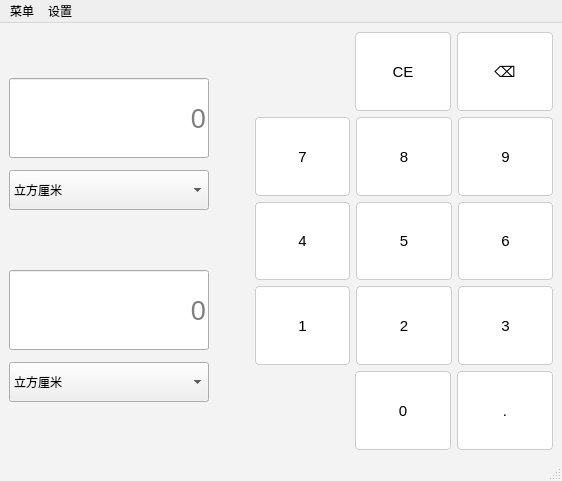
<?xml version="1.0" encoding="UTF-8"?>
<ui version="4.0">
 <class>Capacity</class>
 <widget class="QMainWindow" name="Capacity">
  <property name="geometry">
   <rect>
    <x>0</x>
    <y>0</y>
    <width>562</width>
    <height>481</height>
   </rect>
  </property>
  <property name="sizePolicy">
   <sizepolicy hsizetype="Minimum" vsizetype="Minimum">
    <horstretch>0</horstretch>
    <verstretch>0</verstretch>
   </sizepolicy>
  </property>
  <property name="minimumSize">
   <size>
    <width>562</width>
    <height>481</height>
   </size>
  </property>
  <property name="maximumSize">
   <size>
    <width>562</width>
    <height>481</height>
   </size>
  </property>
  <property name="windowTitle">
   <string>计算器</string>
  </property>
  <property name="styleSheet">
   <string notr="true"> QMainWindow {
 background-color: #F3F3F3;
 color: black; }
 QPushButton {
 background-color: #FFFFFF; 
color: black; 
font-size:15px;
border: 1px solid #ccc;
 border-radius: 4px; }
 QPushButton:hover { 
background-color: #F3F3F3; }</string>
  </property>
  <widget class="QWidget" name="centralwidget">
   <layout class="QGridLayout" name="gridLayout">
    <item row="0" column="0">
     <layout class="QHBoxLayout" name="horizontalLayout_7">
      <item>
       <layout class="QVBoxLayout" name="verticalLayout_4">
        <item>
         <layout class="QVBoxLayout" name="verticalLayout_2">
          <item>
           <spacer name="verticalSpacer">
            <property name="orientation">
             <enum>Qt::Orientation::Vertical</enum>
            </property>
            <property name="sizeType">
             <enum>QSizePolicy::Policy::Minimum</enum>
            </property>
            <property name="sizeHint" stdset="0">
             <size>
              <width>20</width>
              <height>40</height>
             </size>
            </property>
           </spacer>
          </item>
          <item>
           <widget class="MyLineEdit" name="StartCapacityEdit">
            <property name="sizePolicy">
             <sizepolicy hsizetype="Minimum" vsizetype="Minimum">
              <horstretch>0</horstretch>
              <verstretch>0</verstretch>
             </sizepolicy>
            </property>
            <property name="minimumSize">
             <size>
              <width>0</width>
              <height>80</height>
             </size>
            </property>
            <property name="maximumSize">
             <size>
              <width>200</width>
              <height>80</height>
             </size>
            </property>
            <property name="font">
             <font>
              <pointsize>20</pointsize>
             </font>
            </property>
            <property name="alignment">
             <set>Qt::AlignmentFlag::AlignRight|Qt::AlignmentFlag::AlignTrailing|Qt::AlignmentFlag::AlignVCenter</set>
            </property>
            <property name="placeholderText">
             <string>0</string>
            </property>
           </widget>
          </item>
          <item>
           <widget class="QComboBox" name="comboxStart">
            <property name="sizePolicy">
             <sizepolicy hsizetype="Expanding" vsizetype="Minimum">
              <horstretch>0</horstretch>
              <verstretch>0</verstretch>
             </sizepolicy>
            </property>
            <property name="minimumSize">
             <size>
              <width>200</width>
              <height>40</height>
             </size>
            </property>
            <property name="maximumSize">
             <size>
              <width>200</width>
              <height>40</height>
             </size>
            </property>
            <item>
             <property name="text">
              <string>立方厘米</string>
             </property>
            </item>
            <item>
             <property name="text">
              <string>立方英寸</string>
             </property>
            </item>
            <item>
             <property name="text">
              <string>立方英尺</string>
             </property>
            </item>
            <item>
             <property name="text">
              <string>立方米</string>
             </property>
            </item>
            <item>
             <property name="text">
              <string>升</string>
             </property>
            </item>
            <item>
             <property name="text">
              <string>毫升</string>
             </property>
            </item>
           </widget>
          </item>
         </layout>
        </item>
        <item>
         <spacer name="verticalSpacer_2">
          <property name="orientation">
           <enum>Qt::Orientation::Vertical</enum>
          </property>
          <property name="sizeType">
           <enum>QSizePolicy::Policy::Minimum</enum>
          </property>
          <property name="sizeHint" stdset="0">
           <size>
            <width>20</width>
            <height>40</height>
           </size>
          </property>
         </spacer>
        </item>
        <item>
         <layout class="QVBoxLayout" name="verticalLayout">
          <item>
           <widget class="MyLineEdit" name="EndCapacityEdit">
            <property name="sizePolicy">
             <sizepolicy hsizetype="Minimum" vsizetype="Minimum">
              <horstretch>0</horstretch>
              <verstretch>0</verstretch>
             </sizepolicy>
            </property>
            <property name="minimumSize">
             <size>
              <width>80</width>
              <height>80</height>
             </size>
            </property>
            <property name="maximumSize">
             <size>
              <width>200</width>
              <height>80</height>
             </size>
            </property>
            <property name="font">
             <font>
              <pointsize>20</pointsize>
             </font>
            </property>
            <property name="alignment">
             <set>Qt::AlignmentFlag::AlignRight|Qt::AlignmentFlag::AlignTrailing|Qt::AlignmentFlag::AlignVCenter</set>
            </property>
            <property name="placeholderText">
             <string>0</string>
            </property>
           </widget>
          </item>
          <item>
           <widget class="QComboBox" name="comboxEnd">
            <property name="sizePolicy">
             <sizepolicy hsizetype="Minimum" vsizetype="Minimum">
              <horstretch>0</horstretch>
              <verstretch>0</verstretch>
             </sizepolicy>
            </property>
            <property name="minimumSize">
             <size>
              <width>200</width>
              <height>40</height>
             </size>
            </property>
            <property name="maximumSize">
             <size>
              <width>200</width>
              <height>40</height>
             </size>
            </property>
            <item>
             <property name="text">
              <string>立方厘米</string>
             </property>
            </item>
            <item>
             <property name="text">
              <string>立方米</string>
             </property>
            </item>
            <item>
             <property name="text">
              <string>升</string>
             </property>
            </item>
            <item>
             <property name="text">
              <string>毫升</string>
             </property>
            </item>
            <item>
             <property name="text">
              <string>立方英寸</string>
             </property>
            </item>
            <item>
             <property name="text">
              <string>立方英尺</string>
             </property>
            </item>
           </widget>
          </item>
          <item>
           <spacer name="verticalSpacer_3">
            <property name="orientation">
             <enum>Qt::Orientation::Vertical</enum>
            </property>
            <property name="sizeType">
             <enum>QSizePolicy::Policy::Minimum</enum>
            </property>
            <property name="sizeHint" stdset="0">
             <size>
              <width>20</width>
              <height>40</height>
             </size>
            </property>
           </spacer>
          </item>
         </layout>
        </item>
       </layout>
      </item>
      <item>
       <spacer name="horizontalSpacer_2">
        <property name="orientation">
         <enum>Qt::Orientation::Horizontal</enum>
        </property>
        <property name="sizeType">
         <enum>QSizePolicy::Policy::Minimum</enum>
        </property>
        <property name="sizeHint" stdset="0">
         <size>
          <width>40</width>
          <height>20</height>
         </size>
        </property>
       </spacer>
      </item>
      <item>
       <layout class="QVBoxLayout" name="verticalLayout_3">
        <item>
         <layout class="QHBoxLayout" name="horizontalLayout_6">
          <item>
           <spacer name="horizontalSpacer">
            <property name="orientation">
             <enum>Qt::Orientation::Horizontal</enum>
            </property>
            <property name="sizeType">
             <enum>QSizePolicy::Policy::Minimum</enum>
            </property>
            <property name="sizeHint" stdset="0">
             <size>
              <width>100</width>
              <height>20</height>
             </size>
            </property>
           </spacer>
          </item>
          <item>
           <widget class="QPushButton" name="btnCE">
            <property name="sizePolicy">
             <sizepolicy hsizetype="Minimum" vsizetype="Minimum">
              <horstretch>0</horstretch>
              <verstretch>0</verstretch>
             </sizepolicy>
            </property>
            <property name="minimumSize">
             <size>
              <width>50</width>
              <height>70</height>
             </size>
            </property>
            <property name="text">
             <string>CE</string>
            </property>
           </widget>
          </item>
          <item>
           <widget class="QPushButton" name="btnDelete">
            <property name="sizePolicy">
             <sizepolicy hsizetype="Minimum" vsizetype="Minimum">
              <horstretch>0</horstretch>
              <verstretch>0</verstretch>
             </sizepolicy>
            </property>
            <property name="minimumSize">
             <size>
              <width>50</width>
              <height>70</height>
             </size>
            </property>
            <property name="text">
             <string>⌫</string>
            </property>
           </widget>
          </item>
         </layout>
        </item>
        <item>
         <layout class="QHBoxLayout" name="horizontalLayout_5">
          <item>
           <widget class="QPushButton" name="btnNum7">
            <property name="sizePolicy">
             <sizepolicy hsizetype="Minimum" vsizetype="Minimum">
              <horstretch>0</horstretch>
              <verstretch>0</verstretch>
             </sizepolicy>
            </property>
            <property name="minimumSize">
             <size>
              <width>50</width>
              <height>70</height>
             </size>
            </property>
            <property name="text">
             <string>7</string>
            </property>
           </widget>
          </item>
          <item>
           <widget class="QPushButton" name="btnNum8">
            <property name="sizePolicy">
             <sizepolicy hsizetype="Minimum" vsizetype="Minimum">
              <horstretch>0</horstretch>
              <verstretch>0</verstretch>
             </sizepolicy>
            </property>
            <property name="minimumSize">
             <size>
              <width>50</width>
              <height>70</height>
             </size>
            </property>
            <property name="text">
             <string>8</string>
            </property>
           </widget>
          </item>
          <item>
           <widget class="QPushButton" name="btnNum9">
            <property name="sizePolicy">
             <sizepolicy hsizetype="Minimum" vsizetype="Minimum">
              <horstretch>0</horstretch>
              <verstretch>0</verstretch>
             </sizepolicy>
            </property>
            <property name="minimumSize">
             <size>
              <width>50</width>
              <height>70</height>
             </size>
            </property>
            <property name="text">
             <string>9</string>
            </property>
           </widget>
          </item>
         </layout>
        </item>
        <item>
         <layout class="QHBoxLayout" name="horizontalLayout_4">
          <item>
           <widget class="QPushButton" name="btnNum4">
            <property name="sizePolicy">
             <sizepolicy hsizetype="Minimum" vsizetype="Minimum">
              <horstretch>0</horstretch>
              <verstretch>0</verstretch>
             </sizepolicy>
            </property>
            <property name="minimumSize">
             <size>
              <width>50</width>
              <height>70</height>
             </size>
            </property>
            <property name="text">
             <string>4</string>
            </property>
           </widget>
          </item>
          <item>
           <widget class="QPushButton" name="btnNum5">
            <property name="sizePolicy">
             <sizepolicy hsizetype="Minimum" vsizetype="Minimum">
              <horstretch>0</horstretch>
              <verstretch>0</verstretch>
             </sizepolicy>
            </property>
            <property name="minimumSize">
             <size>
              <width>50</width>
              <height>70</height>
             </size>
            </property>
            <property name="text">
             <string>5</string>
            </property>
           </widget>
          </item>
          <item>
           <widget class="QPushButton" name="btnNum6">
            <property name="sizePolicy">
             <sizepolicy hsizetype="Minimum" vsizetype="Minimum">
              <horstretch>0</horstretch>
              <verstretch>0</verstretch>
             </sizepolicy>
            </property>
            <property name="minimumSize">
             <size>
              <width>50</width>
              <height>70</height>
             </size>
            </property>
            <property name="text">
             <string>6</string>
            </property>
           </widget>
          </item>
         </layout>
        </item>
        <item>
         <layout class="QHBoxLayout" name="horizontalLayout">
          <item>
           <widget class="QPushButton" name="btnNum1">
            <property name="sizePolicy">
             <sizepolicy hsizetype="Minimum" vsizetype="Minimum">
              <horstretch>0</horstretch>
              <verstretch>0</verstretch>
             </sizepolicy>
            </property>
            <property name="minimumSize">
             <size>
              <width>50</width>
              <height>70</height>
             </size>
            </property>
            <property name="text">
             <string>1</string>
            </property>
           </widget>
          </item>
          <item>
           <widget class="QPushButton" name="btnNum2">
            <property name="sizePolicy">
             <sizepolicy hsizetype="Minimum" vsizetype="Minimum">
              <horstretch>0</horstretch>
              <verstretch>0</verstretch>
             </sizepolicy>
            </property>
            <property name="minimumSize">
             <size>
              <width>50</width>
              <height>70</height>
             </size>
            </property>
            <property name="text">
             <string>2</string>
            </property>
           </widget>
          </item>
          <item>
           <widget class="QPushButton" name="btnNum3">
            <property name="sizePolicy">
             <sizepolicy hsizetype="Minimum" vsizetype="Minimum">
              <horstretch>0</horstretch>
              <verstretch>0</verstretch>
             </sizepolicy>
            </property>
            <property name="minimumSize">
             <size>
              <width>50</width>
              <height>70</height>
             </size>
            </property>
            <property name="text">
             <string>3</string>
            </property>
           </widget>
          </item>
         </layout>
        </item>
        <item>
         <layout class="QHBoxLayout" name="horizontalLayout_2">
          <item>
           <spacer name="horizontalSpacer_3">
            <property name="orientation">
             <enum>Qt::Orientation::Horizontal</enum>
            </property>
            <property name="sizeType">
             <enum>QSizePolicy::Policy::Minimum</enum>
            </property>
            <property name="sizeHint" stdset="0">
             <size>
              <width>100</width>
              <height>20</height>
             </size>
            </property>
           </spacer>
          </item>
          <item>
           <widget class="QPushButton" name="btnNum0">
            <property name="sizePolicy">
             <sizepolicy hsizetype="Minimum" vsizetype="Minimum">
              <horstretch>0</horstretch>
              <verstretch>0</verstretch>
             </sizepolicy>
            </property>
            <property name="minimumSize">
             <size>
              <width>50</width>
              <height>70</height>
             </size>
            </property>
            <property name="text">
             <string>0</string>
            </property>
           </widget>
          </item>
          <item>
           <widget class="QPushButton" name="btnPoint">
            <property name="sizePolicy">
             <sizepolicy hsizetype="Minimum" vsizetype="Minimum">
              <horstretch>0</horstretch>
              <verstretch>0</verstretch>
             </sizepolicy>
            </property>
            <property name="minimumSize">
             <size>
              <width>50</width>
              <height>70</height>
             </size>
            </property>
            <property name="text">
             <string>.</string>
            </property>
           </widget>
          </item>
         </layout>
        </item>
       </layout>
      </item>
     </layout>
    </item>
   </layout>
  </widget>
  <widget class="QMenuBar" name="menubar">
   <property name="geometry">
    <rect>
     <x>0</x>
     <y>0</y>
     <width>562</width>
     <height>25</height>
    </rect>
   </property>
   <widget class="QMenu" name="menu">
    <property name="title">
     <string>菜单</string>
    </property>
    <property name="icon">
     <iconset resource="rsc.qrc">
      <normaloff>:/img/Menu.svg</normaloff>:/img/Menu.svg</iconset>
    </property>
    <addaction name="Standard"/>
    <addaction name="Science"/>
    <addaction name="Programmer"/>
    <addaction name="Date"/>
    <addaction name="separator"/>
    <addaction name="Currency"/>
    <addaction name="capacity"/>
   </widget>
   <widget class="QMenu" name="menu_2">
    <property name="title">
     <string>设置</string>
    </property>
    <addaction name="Theme"/>
    <addaction name="Font"/>
    <addaction name="Background"/>
    <addaction name="FontColor"/>
    <addaction name="FontBackgroundColor"/>
   </widget>
   <addaction name="menu"/>
   <addaction name="menu_2"/>
  </widget>
  <widget class="QStatusBar" name="statusbar"/>
  <action name="Standard">
   <property name="icon">
    <iconset resource="rsc.qrc">
     <normaloff>:/img/Standard.svg</normaloff>:/img/Standard.svg</iconset>
   </property>
   <property name="text">
    <string>标准</string>
   </property>
   <property name="toolTip">
    <string>标准</string>
   </property>
   <property name="menuRole">
    <enum>QAction::MenuRole::NoRole</enum>
   </property>
  </action>
  <action name="Science">
   <property name="icon">
    <iconset resource="rsc.qrc">
     <normaloff>:/img/Science.svg</normaloff>:/img/Science.svg</iconset>
   </property>
   <property name="text">
    <string>科学</string>
   </property>
   <property name="toolTip">
    <string>科学</string>
   </property>
   <property name="menuRole">
    <enum>QAction::MenuRole::NoRole</enum>
   </property>
  </action>
  <action name="Programmer">
   <property name="icon">
    <iconset resource="rsc.qrc">
     <normaloff>:/img/Programmer.svg</normaloff>:/img/Programmer.svg</iconset>
   </property>
   <property name="text">
    <string>程序员</string>
   </property>
   <property name="toolTip">
    <string>程序员</string>
   </property>
   <property name="menuRole">
    <enum>QAction::MenuRole::NoRole</enum>
   </property>
  </action>
  <action name="Date">
   <property name="icon">
    <iconset resource="rsc.qrc">
     <normaloff>:/img/Date.svg</normaloff>:/img/Date.svg</iconset>
   </property>
   <property name="text">
    <string>日期计算</string>
   </property>
   <property name="toolTip">
    <string>日期计算</string>
   </property>
   <property name="menuRole">
    <enum>QAction::MenuRole::NoRole</enum>
   </property>
  </action>
  <action name="Currency">
   <property name="icon">
    <iconset resource="rsc.qrc">
     <normaloff>:/img/Currency.svg</normaloff>:/img/Currency.svg</iconset>
   </property>
   <property name="text">
    <string>货币</string>
   </property>
   <property name="toolTip">
    <string>货币</string>
   </property>
   <property name="menuRole">
    <enum>QAction::MenuRole::NoRole</enum>
   </property>
  </action>
  <action name="capacity">
   <property name="icon">
    <iconset resource="rsc.qrc">
     <normaloff>:/img/Capacity.svg</normaloff>:/img/Capacity.svg</iconset>
   </property>
   <property name="text">
    <string>容量</string>
   </property>
   <property name="toolTip">
    <string>容量</string>
   </property>
   <property name="menuRole">
    <enum>QAction::MenuRole::NoRole</enum>
   </property>
  </action>
  <action name="Theme">
   <property name="icon">
    <iconset resource="rsc.qrc">
     <normaloff>:/img/Theme.svg</normaloff>:/img/Theme.svg</iconset>
   </property>
   <property name="text">
    <string>主题</string>
   </property>
   <property name="toolTip">
    <string>主题</string>
   </property>
   <property name="menuRole">
    <enum>QAction::MenuRole::NoRole</enum>
   </property>
  </action>
  <action name="Font">
   <property name="icon">
    <iconset resource="rsc.qrc">
     <normaloff>:/img/font.svg</normaloff>:/img/font.svg</iconset>
   </property>
   <property name="text">
    <string>字体</string>
   </property>
   <property name="toolTip">
    <string>字体</string>
   </property>
   <property name="menuRole">
    <enum>QAction::MenuRole::NoRole</enum>
   </property>
  </action>
  <action name="Background">
   <property name="icon">
    <iconset resource="rsc.qrc">
     <normaloff>:/img/background.svg</normaloff>:/img/background.svg</iconset>
   </property>
   <property name="text">
    <string>主题背景</string>
   </property>
   <property name="toolTip">
    <string>背景</string>
   </property>
   <property name="menuRole">
    <enum>QAction::MenuRole::NoRole</enum>
   </property>
  </action>
  <action name="FontColor">
   <property name="icon">
    <iconset resource="rsc.qrc">
     <normaloff>:/img/FontColor.svg</normaloff>:/img/FontColor.svg</iconset>
   </property>
   <property name="text">
    <string>字体颜色</string>
   </property>
   <property name="toolTip">
    <string>字体颜色</string>
   </property>
   <property name="menuRole">
    <enum>QAction::MenuRole::NoRole</enum>
   </property>
  </action>
  <action name="FontBackgroundColor">
   <property name="icon">
    <iconset resource="rsc.qrc">
     <normaloff>:/img/FontBackgroundColor.svg</normaloff>:/img/FontBackgroundColor.svg</iconset>
   </property>
   <property name="text">
    <string>字体背景色</string>
   </property>
   <property name="menuRole">
    <enum>QAction::MenuRole::NoRole</enum>
   </property>
  </action>
 </widget>
 <customwidgets>
  <customwidget>
   <class>MyLineEdit</class>
   <extends>QLineEdit</extends>
   <header location="global">mylineedit.h</header>
  </customwidget>
 </customwidgets>
 <resources>
  <include location="rsc.qrc"/>
 </resources>
 <connections/>
</ui>
